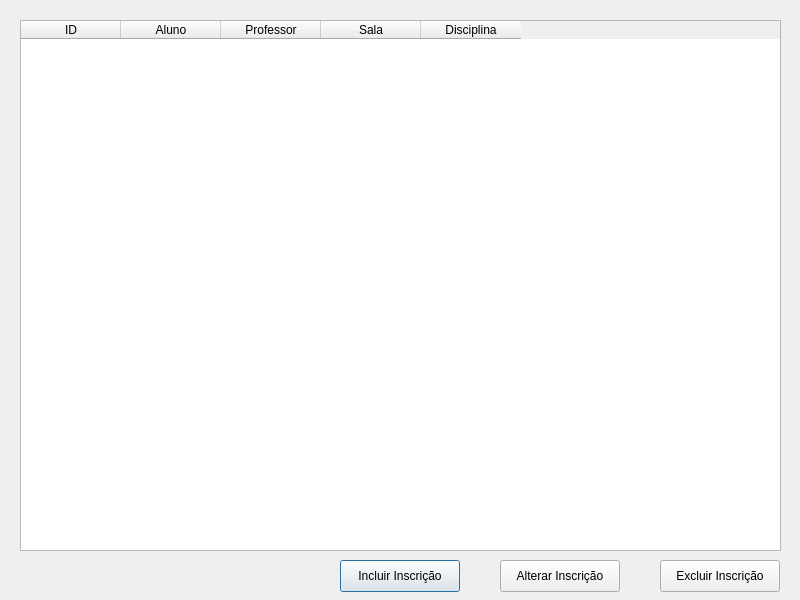
<?xml version="1.0" encoding="UTF-8"?>
<ui version="4.0">
 <class>Dialog</class>
 <widget class="QDialog" name="Dialog">
  <property name="geometry">
   <rect>
    <x>0</x>
    <y>0</y>
    <width>800</width>
    <height>600</height>
   </rect>
  </property>
  <property name="windowTitle">
   <string>Inscrições</string>
  </property>
  <widget class="QTableWidget" name="tableInscricoes">
   <property name="geometry">
    <rect>
     <x>20</x>
     <y>20</y>
     <width>761</width>
     <height>531</height>
    </rect>
   </property>
   <column>
    <property name="text">
     <string>ID</string>
    </property>
   </column>
   <column>
    <property name="text">
     <string>Aluno</string>
    </property>
   </column>
   <column>
    <property name="text">
     <string>Professor</string>
    </property>
   </column>
   <column>
    <property name="text">
     <string>Sala</string>
    </property>
   </column>
   <column>
    <property name="text">
     <string>Disciplina</string>
    </property>
   </column>
  </widget>
  <widget class="QPushButton" name="btnIncluir">
   <property name="geometry">
    <rect>
     <x>340</x>
     <y>560</y>
     <width>120</width>
     <height>32</height>
    </rect>
   </property>
   <property name="text">
    <string>Incluir Inscrição</string>
   </property>
  </widget>
  <widget class="QPushButton" name="btnAlterar">
   <property name="geometry">
    <rect>
     <x>500</x>
     <y>560</y>
     <width>120</width>
     <height>32</height>
    </rect>
   </property>
   <property name="text">
    <string>Alterar Inscrição</string>
   </property>
  </widget>
  <widget class="QPushButton" name="btnExcluir">
   <property name="geometry">
    <rect>
     <x>660</x>
     <y>560</y>
     <width>120</width>
     <height>32</height>
    </rect>
   </property>
   <property name="text">
    <string>Excluir Inscrição</string>
   </property>
  </widget>
 </widget>
 <resources/>
 <connections/>
</ui>
